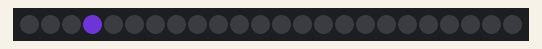
Simulated run of this program. Board: BBC micro:bit running MicroPython. Parts: 24 RGB LEDs in strip order, left to right. Dim RGB values are drawn brighter than linear; random numbers come from a fixed seed.

Above: at 0.15 s.
At 5.87 s:
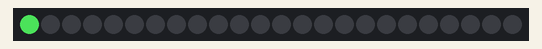
At 10.09 s:
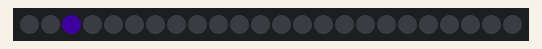
At 19.74 s:
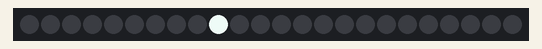
At 29.38 s:
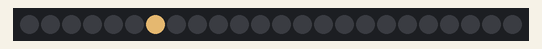
At 39.63 s:
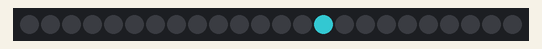

The program:

Flash_Randomly_-_THIS_IS_THE_BAD_ONE.py
```python
from microbit import *
import neopixel
import random

num_of_pix = 24
np = neopixel.NeoPixel(pin0, num_of_pix) # create a NeoPixel object on pin0

p = 0 # set pixel pointer to 0
while True:
    #Set Random RGB Values
    r = random.randint(0,255)
    g = random.randint(0,255)
    b = random.randint(0,255)
    p = random.randint(0,23) # random LED

    np.clear()
    np[p] = (r,g,b) # set the RGB values to be blue (red=0, green=0, blue=60)
    np.show()
    sleep(5)
```
